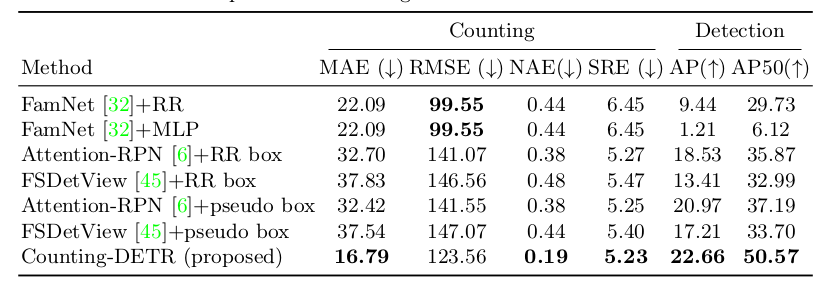
#> input picture Counting-DETR-master/images/FSCD_147.png, 819 x 284 px, found by its file name; its folder holds only this picture in this run
$ python hcd.py
#> lines starting #> are read from the running program, lines starting #| are printed output that depends on the picture; after the words box and inside, x2 and y2 are one past the last pixel; in counts of white or black regions, pixels touching at a corner belong together
import cv2
import numpy as np
import os

images_dir = "./test/images"
save_dir = "./test/results"

# 获取文件夹下所有文件名
file_names = os.listdir(images_dir)

# 遍历文件名列表
for file_name in file_names:
    image_path = os.path.join(images_dir, file_name)
    # 载入图像
    image = cv2.imread(image_path)  # 替换为你的图像路径
#> image is the input picture: shape (284, 819, 3); mean B, G, R 235.2, 235.7, 235.2

    # 将图像转换为灰度图像
    gray_image = cv2.cvtColor(image, cv2.COLOR_BGR2GRAY)

    # 预处理图像（可以根据需要进行调整）
    blurred_image = cv2.GaussianBlur(gray_image, (9, 9), 0)
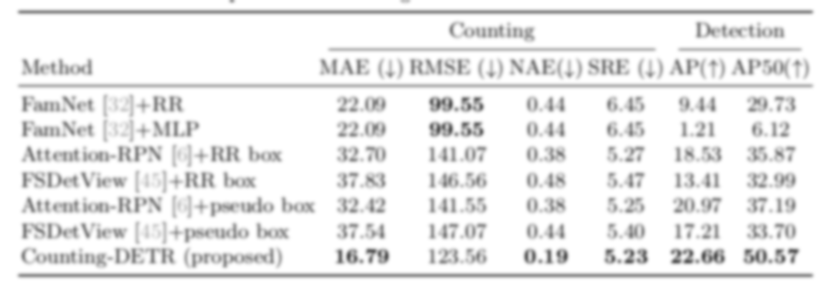
#> blurred_image: shape (284, 819); min 88, max 255, mean 235.5

    # 使用霍夫圆检测算法检测圆形果实
    circles = cv2.HoughCircles(blurred_image, cv2.HOUGH_GRADIENT, dp=1, minDist=50, param1=200, param2=20, minRadius=20, maxRadius=80)
#> circles = 37 rows, first 8: [156.5, 203.5, 73.9], [682.5, 203.5, 73.9], [411.5, 126.5, 69.5], [61.5, 194.5, 43.6], [405.5, 180.5, 79.4], [314.5, 203.5, 73.9], [508.5, 105.5, 78.3], [718.5, 129.5, 78.2]

    # 绘制检测到的圆形果实区域
    if circles is not None:
        circles = np.uint16(np.around(circles))
#> circles = 37 rows, first 8: [156, 204, 74], [682, 204, 74], [412, 126, 70], [62, 194, 44], [406, 180, 79], [314, 204, 74], [508, 106, 78], [718, 130, 78]
        mask = np.zeros(gray_image.shape, dtype=np.uint8)
        for circle in circles[0, :]:
            center = (circle[0], circle[1])
            radius = circle[2]
            cv2.circle(mask, center, radius, (255), -1)
#> this loop made 37 passes
#> (center, radius) on passes 1 to 12: ((156, 204), 74), ((682, 204), 74), ((412, 126), 70), ((62, 194), 44), ((406, 180), 79), ((314, 204), 74), ((508, 106), 78), ((718, 130), 78), ((624, 206), 72), ((230, 212), 61), ((494, 154), 60), ((610, 140), 75)
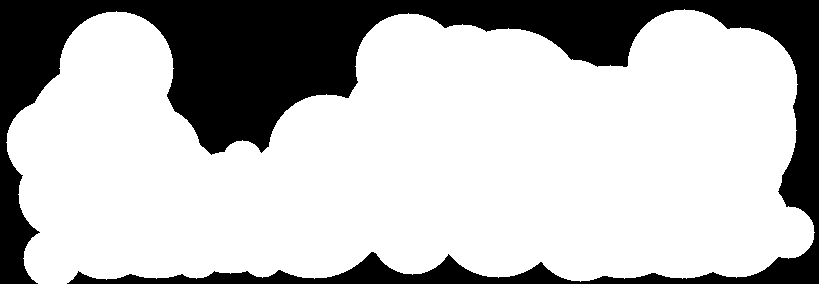
#> mask: shape (284, 819); 73% white; 1 black region, box (x1, y1, x2, y2) and area: (0, 0, 819, 284) 62799

    # 创建背景掩码
    _, background_mask = cv2.threshold(mask, 254, 255, cv2.THRESH_BINARY_INV)

    # 将背景掩码应用到原始图像上
    background = cv2.bitwise_and(image, image, mask=background_mask)
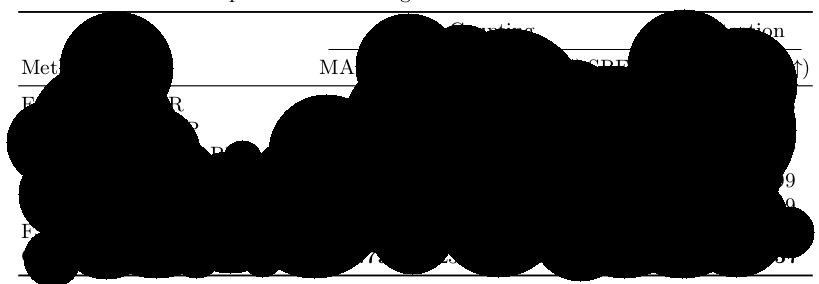
#> background: shape (284, 819, 3); min 0, max 255, mean 65.2

    save_path = os.path.join(save_dir, file_name)
    # 显示结果
    cv2.imwrite(save_path, background)
    print(file_name, "is done...")

$ run again, on Counting-DETR-master/images/MainArch.png
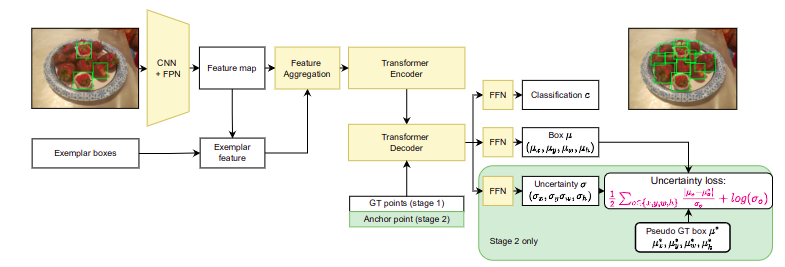
#> input picture Counting-DETR-master/images/MainArch.png, 785 x 267 px, found by its file name
#> image is the input picture: shape (267, 785, 3); mean B, G, R 225.7, 234.3, 234.9
#> `circles = cv2.HoughCircles(blurred_image, cv2.HOUGH_GRADIENT, dp=1, mi..`: circles = [[535.5, 142.5, 64.9], [245.5, 111.5, 63.9], [646.5, 194.5, 55.2], [678.5, 67.5, 37.3], [86.5, 58.5, 46.6], [584.5, 157.5, 33.8], [225.5, 51.5, 40.7], [569.5, 102.5, 22.4], [706.5, 243.5, 21.6], [721.5, 182.5, 27.8]]
#> `circles = np.uint16(np.around(circles))`: circles = [[536, 142, 65], [246, 112, 64], [646, 194, 55], [678, 68, 37], [86, 58, 47], [584, 158, 34], [226, 52, 41], [570, 102, 22], [706, 244, 22], [722, 182, 28]]
#> the loop `for circle in circles[0, :]:` made 10 passes
#> after the loop `for circle in circles[0, :]:`:
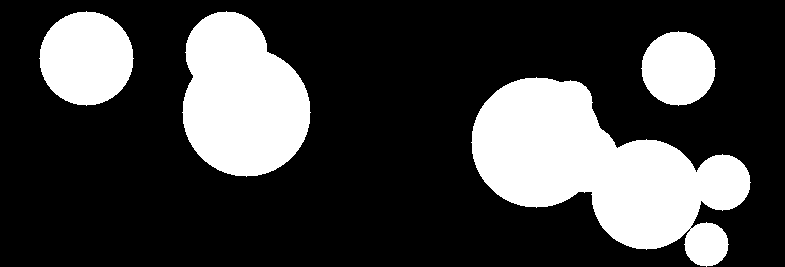
#> mask: shape (267, 785); 25.9% white; 4 white regions, box (x1, y1, x2, y2) and area: (471, 77, 751, 267) 27334, (182, 11, 311, 177) 15790, (39, 11, 134, 106) 6921, (641, 31, 716, 106) 4293
#> `background = cv2.bitwise_and(image, image, mask=background_mask)`:
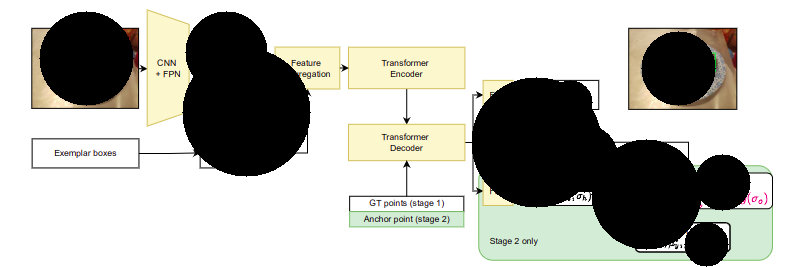
#> background: shape (267, 785, 3); mean B, G, R 173.7, 179.7, 179.6
